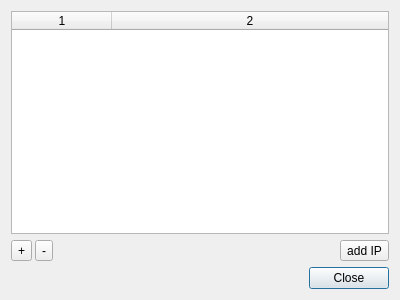
<?xml version="1.0" encoding="UTF-8"?>
<ui version="4.0">
 <class>DeviceInfoEditor</class>
 <widget class="QDialog" name="DeviceInfoEditor">
  <property name="geometry">
   <rect>
    <x>0</x>
    <y>0</y>
    <width>400</width>
    <height>300</height>
   </rect>
  </property>
  <property name="windowTitle">
   <string>Dialog</string>
  </property>
  <layout class="QVBoxLayout" name="verticalLayout_2">
   <item>
    <widget class="QTableWidget" name="infoTable">
     <property name="columnCount">
      <number>2</number>
     </property>
     <attribute name="horizontalHeaderStretchLastSection">
      <bool>true</bool>
     </attribute>
     <attribute name="verticalHeaderVisible">
      <bool>false</bool>
     </attribute>
     <column/>
     <column/>
    </widget>
   </item>
   <item>
    <layout class="QHBoxLayout" name="horizontalLayout">
     <property name="spacing">
      <number>3</number>
     </property>
     <item>
      <widget class="QToolButton" name="addEntry">
       <property name="text">
        <string>+</string>
       </property>
      </widget>
     </item>
     <item>
      <widget class="QToolButton" name="removeEntry">
       <property name="text">
        <string>-</string>
       </property>
      </widget>
     </item>
     <item>
      <spacer name="horizontalSpacer">
       <property name="orientation">
        <enum>Qt::Horizontal</enum>
       </property>
       <property name="sizeHint" stdset="0">
        <size>
         <width>40</width>
         <height>20</height>
        </size>
       </property>
      </spacer>
     </item>
     <item>
      <widget class="QToolButton" name="addIpAddress">
       <property name="text">
        <string>add IP</string>
       </property>
      </widget>
     </item>
    </layout>
   </item>
   <item>
    <widget class="QDialogButtonBox" name="buttonBox">
     <property name="orientation">
      <enum>Qt::Horizontal</enum>
     </property>
     <property name="standardButtons">
      <set>QDialogButtonBox::Close</set>
     </property>
    </widget>
   </item>
  </layout>
 </widget>
 <resources/>
 <connections>
  <connection>
   <sender>buttonBox</sender>
   <signal>accepted()</signal>
   <receiver>DeviceInfoEditor</receiver>
   <slot>accept()</slot>
   <hints>
    <hint type="sourcelabel">
     <x>248</x>
     <y>254</y>
    </hint>
    <hint type="destinationlabel">
     <x>157</x>
     <y>274</y>
    </hint>
   </hints>
  </connection>
  <connection>
   <sender>buttonBox</sender>
   <signal>rejected()</signal>
   <receiver>DeviceInfoEditor</receiver>
   <slot>reject()</slot>
   <hints>
    <hint type="sourcelabel">
     <x>316</x>
     <y>260</y>
    </hint>
    <hint type="destinationlabel">
     <x>286</x>
     <y>274</y>
    </hint>
   </hints>
  </connection>
 </connections>
</ui>
